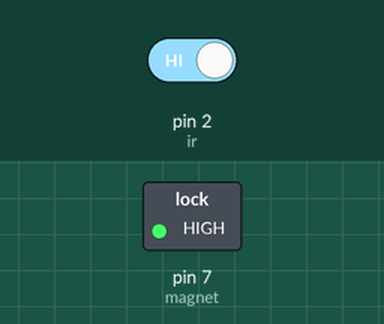
Recording of a sketch running on a simulated Arduino Uno, built with avr-gcc and run on an emulated ATmega328P. Parts: switched loads named in the sketch (green lamp = pin HIGH). The test bench sets the inputs (shaded band); at power-on: pin 2 (ir) HIGH.

Above: at 1.2 s.
1.3 s: pin 2 (ir) driven LOW
At 2.5 s:
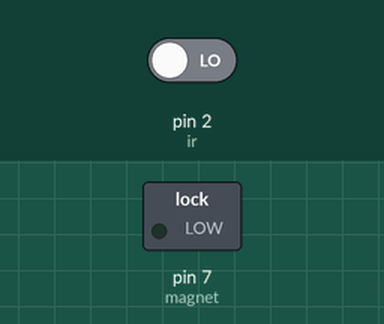
2.8 s: pin 2 (ir) driven HIGH
At 3.7 s:
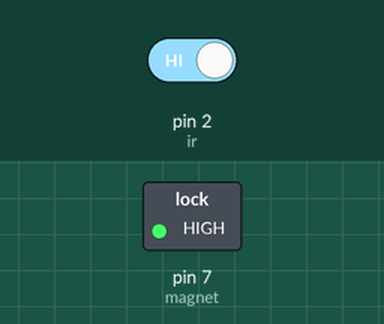
Timing chart, 0 to 5.8 s (numbered marks = the images above; inputs shaded):
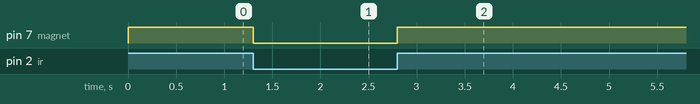

The sketch:

Mecky.ino
```cpp
#define magnet 7
#define ir 2

void setup() {
  // put your setup code here, to run once:
pinMode(magnet, OUTPUT);
pinMode(ir, INPUT);
}

void loop() {
  if(digitalRead(ir) == 0)
  { // if hand is detected
    digitalWrite(magnet, LOW); // magnet OFF
  }
  else if(digitalRead(ir) == 1)
  { // if hand is NOT detected
    digitalWrite(magnet, HIGH); // magnet ON
  }
}
```

Measured:
- after the input at 1.3 s, pin 7 (magnet): HIGH → LOW at once
- after the input at 2.8 s, pin 7 (magnet): LOW → HIGH at once
